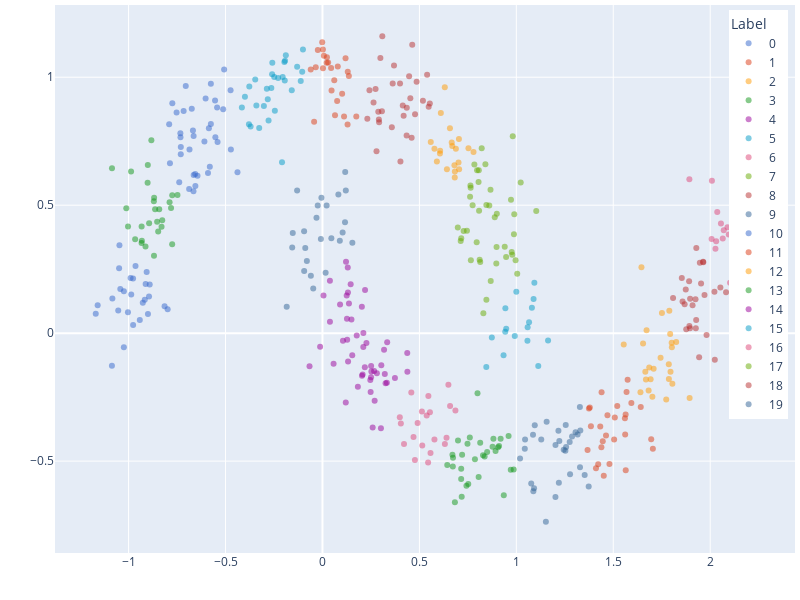

Notebook cell for this chart:
### Code cell
utils.plot_2d(df_data=df_data, color_attr="cluster_label")

### Figure 1 — Plotly figure (JSON) as saved in the notebook; plotly's stock layout.template omitted (floating-point values rounded to 4 significant figures; data arrays with more than 128 entries replaced by an {"elided": "..."} marker saying what was removed)
{"data": [{"customdata": {"elided": "37x6 mixed values"}, "hovertemplate": "<b>%{hovertext}</b><br><br>cluster_label=0<br>True Label =%{customdata[2]}<br>Noisy Label =%{customdata[3]}<br>Cluster Label =%{customdata[4]}<br>Predicted Label =%{customdata[5]}<extra></extra>", "hovertext": [84, 319, 273, 469, 132, 80, 274, 278, 426, 316, 124, 179, 76, 315, 59, 202, 112, 63, 437, 118, 72, 68, 477, 85, 406, 345, 348, 194, 418, 99, 226, 21, 223, 325, 160, 148, 411], "legendgroup": "0", "marker": {"color": "#3366CC", "opacity": 0.5, "symbol": "circle"}, "mode": "markers", "name": "0", "orientation": "v", "showlegend": true, "type": "scatter", "x": [-0.6445, -0.6859, -0.5412, -0.7162, -0.4725, -0.6654, -0.4739, -0.7308, -0.5905, -0.6741, -0.7051, -0.5524, -0.6566, -0.6877, -0.6646, -0.7866, -0.7307, -0.733, -0.7907, -0.5435, -0.6681, -0.7324, -0.6555, -0.7525, -0.6028, -0.7744, -0.7388, -0.5122, -0.5072, -0.5756, -0.554, -0.6644, -0.6089, -0.5858, -0.5811, -0.5757, -0.4384], "xaxis": "x", "y": [0.6152, 0.7173, 0.7471, 0.868, 0.7172, 0.5543, 0.9491, 0.6993, 0.6256, 0.8769, 0.966, 0.7652, 0.6215, 0.5633, 0.7702, 0.6638, 0.7271, 0.7808, 0.8162, 0.8819, 0.7914, 0.7659, 0.575, 0.8621, 0.9166, 0.8979, 0.5899, 0.8748, 1.031, 0.9742, 0.9093, 0.618, 0.7486, 0.8008, 0.6503, 0.8173, 0.6286], "yaxis": "y"}, {"customdata": {"elided": "27x6 mixed values"}, "hovertemplate": "<b>%{hovertext}</b><br><br>cluster_label=1<br>True Label =%{customdata[2]}<br>Noisy Label =%{customdata[3]}<br>Cluster Label =%{customdata[4]}<br>Predicted Label =%{customdata[5]}<extra></extra>", "hovertext": [378, 91, 55, 281, 157, 455, 491, 129, 250, 445, 147, 465, 349, 288, 20, 369, 299, 218, 69, 34, 32, 2, 266, 28, 143, 18, 256], "legendgroup": "1", "marker": {"color": "#DC3912", "opacity": 0.5, "symbol": "circle"}, "mode": "markers", "name": "1", "orientation": "v", "showlegend": true, "type": "scatter", "x": [1.56, 1.374, 1.439, 1.521, 1.696, 1.642, 1.385, 1.704, 1.564, 1.593, 1.433, 1.446, 1.422, 1.379, 1.44, 1.561, 1.564, 1.411, 1.451, 1.367, 1.47, 1.574, 1.504, 1.508, 1.48, 1.463, 1.568], "xaxis": "x", "y": [-0.333, -0.294, -0.4463, -0.2851, -0.4145, -0.2883, -0.3639, -0.4518, -0.5354, -0.2732, -0.3652, -0.4229, -0.5123, -0.2908, -0.2313, -0.3964, -0.3174, -0.5276, -0.5574, -0.4565, -0.3204, -0.1817, -0.4156, -0.3297, -0.511, -0.3999, -0.2299], "yaxis": "y"}, {"customdata": [[0, 1, 0, 1, "2", 1], [0, 1, 0, 1, "2", 0], [0, 0, 0, 0, "2", 1], [0, 0, 0, 0, "2", 0], [0, 0, 0, 0, "2", 0], [0, 0, 0, 0, "2", 0], [0, 1, 0, 1, "2", 0], [0, 0, 0, 0, "2", 0], [0, 0, 0, 0, "2", 1], [0, 0, 0, 0, "2", 1], [0, 1, 0, 1, "2", 1], [0, 1, 0, 1, "2", 1], [0, 0, 0, 0, "2", 1], [0, 0, 0, 0, "2", 1], [0, 0, 0, 0, "2", 0], [0, 1, 0, 1, "2", 1], [0, 0, 0, 0, "2", 1], [0, 1, 0, 1, "2", 1], [0, 1, 0, 1, "2", 1], [0, 0, 0, 0, "2", 1]], "hovertemplate": "<b>%{hovertext}</b><br><br>cluster_label=2<br>True Label =%{customdata[2]}<br>Noisy Label =%{customdata[3]}<br>Cluster Label =%{customdata[4]}<br>Predicted Label =%{customdata[5]}<extra></extra>", "hovertext": [303, 88, 425, 167, 192, 199, 71, 98, 360, 251, 333, 443, 232, 412, 131, 466, 346, 155, 292, 153], "legendgroup": "2", "marker": {"color": "#FF9900", "opacity": 0.5, "symbol": "circle"}, "mode": "markers", "name": "2", "orientation": "v", "showlegend": true, "type": "scatter", "x": [0.6576, 0.6069, 0.6807, 0.7048, 0.7039, 0.6309, 0.753, 0.6695, 0.606, 0.5902, 0.7018, 0.6106, 0.5587, 0.5776, 0.6666, 0.683, 0.7791, 0.6824, 0.6882, 0.6419], "xaxis": "x", "y": [0.8006, 0.7127, 0.6564, 0.64, 0.759, 0.961, 0.7223, 0.7309, 0.7021, 0.6711, 0.6672, 0.8603, 0.7467, 0.7201, 0.7451, 0.6313, 0.7073, 0.6084, 0.7201, 0.6406], "yaxis": "y"}, {"customdata": {"elided": "31x6 mixed values"}, "hovertemplate": "<b>%{hovertext}</b><br><br>cluster_label=3<br>True Label =%{customdata[2]}<br>Noisy Label =%{customdata[3]}<br>Cluster Label =%{customdata[4]}<br>Predicted Label =%{customdata[5]}<extra></extra>", "hovertext": [159, 408, 182, 356, 366, 368, 371, 308, 122, 311, 314, 150, 130, 121, 296, 52, 230, 431, 9, 456, 97, 483, 424, 74, 498, 294, 417, 92, 27, 198, 450], "legendgroup": "3", "marker": {"color": "#109618", "opacity": 0.5, "symbol": "circle"}, "mode": "markers", "name": "3", "orientation": "v", "showlegend": true, "type": "scatter", "x": [0.6437, 0.7996, 0.6723, 0.8817, 0.6831, 0.8281, 0.8774, 0.748, 0.8135, 0.9189, 0.9713, 0.9109, 0.8494, 0.7426, 0.6704, 0.8055, 0.6991, 0.9353, 0.7154, 0.8927, 0.7181, 0.96, 0.7864, 0.8363, 0.7521, 0.9863, 0.9057, 0.6734, 0.7156, 0.7202, 0.76], "xaxis": "x", "y": [-0.5151, -0.2351, -0.5213, -0.4129, -0.661, -0.4773, -0.4435, -0.4317, -0.4284, -0.4124, -0.5333, -0.4405, -0.4645, -0.5967, -0.475, -0.5624, -0.4197, -0.6334, -0.5703, -0.4603, -0.6396, -0.4017, -0.493, -0.4823, -0.5896, -0.533, -0.4455, -0.4866, -0.5294, -0.4748, -0.4078], "yaxis": "y"}, {"customdata": [[1, 1, 1, 1, "4", 1], [1, 1, 1, 1, "4", 1], [1, 1, 1, 1, "4", 1], [1, 0, 1, 0, "4", 0], [1, 1, 1, 1, "4", 1], [1, 0, 1, 0, "4", 1], [1, 0, 1, 0, "4", 1], [1, 1, 1, 1, "4", 1], [1, 0, 1, 0, "4", 1], [1, 1, 1, 1, "4", 1], [1, 1, 1, 1, "4", 1], [1, 1, 1, 1, "4", 0], [1, 0, 1, 0, "4", 0], [1, 0, 1, 0, "4", 0], [1, 1, 1, 1, "4", 1], [1, 1, 1, 1, "4", 0], [1, 1, 1, 1, "4", 0], [1, 1, 1, 1, "4", 1], [1, 1, 1, 1, "4", 0], [1, 0, 1, 0, "4", 1], [1, 0, 1, 0, "4", 1]], "hovertemplate": "<b>%{hovertext}</b><br><br>cluster_label=4<br>True Label =%{customdata[2]}<br>Noisy Label =%{customdata[3]}<br>Cluster Label =%{customdata[4]}<br>Predicted Label =%{customdata[5]}<extra></extra>", "hovertext": [470, 138, 31, 137, 318, 48, 212, 372, 221, 260, 478, 93, 105, 403, 231, 492, 114, 161, 493, 358, 336], "legendgroup": "4", "marker": {"color": "#990099", "opacity": 0.5, "symbol": "circle"}, "mode": "markers", "name": "4", "orientation": "v", "showlegend": true, "type": "scatter", "x": [-0.06676, 0.1275, 0.1263, 0.1313, -0.01216, 0.1215, 0.005335, 0.03839, 0.1366, 0.05733, 0.0386, 0.09079, 0.1249, 0.1767, 0.1495, 0.1455, 0.2031, 0.1303, 0.1057, 0.2196, 0.2108], "xaxis": "x", "y": [-0.1291, -0.02614, 0.05667, 0.159, -0.05335, 0.279, 0.1474, 0.2044, 0.1163, -0.1196, 0.04496, 0.1122, 0.1469, -0.009528, 0.05368, 0.1908, 0.1034, 0.2569, -0.02974, 0.1686, 0.0006647], "yaxis": "y"}, {"customdata": {"elided": "29x6 mixed values"}, "hovertemplate": "<b>%{hovertext}</b><br><br>cluster_label=5<br>True Label =%{customdata[2]}<br>Noisy Label =%{customdata[3]}<br>Cluster Label =%{customdata[4]}<br>Predicted Label =%{customdata[5]}<extra></extra>", "hovertext": [25, 262, 23, 323, 224, 229, 354, 480, 163, 355, 168, 208, 73, 113, 184, 79, 435, 145, 209, 57, 83, 125, 50, 317, 467, 217, 136, 398, 428], "legendgroup": "5", "marker": {"color": "#0099C6", "opacity": 0.5, "symbol": "circle"}, "mode": "markers", "name": "5", "orientation": "v", "showlegend": true, "type": "scatter", "x": [-0.2638, -0.3021, -0.4156, -0.2781, -0.2053, -0.3263, -0.2087, -0.1045, -0.3707, -0.2456, -0.189, -0.1306, -0.1966, -0.1946, -0.2821, -0.3409, -0.2598, -0.2489, -0.287, -0.3468, -0.3774, -0.2286, -0.4, -0.1007, -0.1121, -0.193, -0.3792, -0.1583, -0.2588], "xaxis": "x", "y": [0.9578, 0.8877, 0.8819, 0.8309, 1.001, 0.8012, 0.6677, 1.021, 0.8077, 0.8692, 1.086, 1.041, 1.06, 0.9873, 0.9138, 0.89, 1.012, 1.001, 0.9554, 0.9916, 0.9635, 0.9968, 0.924, 1.109, 0.9849, 1.064, 0.8159, 0.9495, 1.056], "yaxis": "y"}, {"customdata": [[1, 0, 1, 0, "6", 0], [1, 0, 1, 0, "6", 0], [1, 1, 1, 1, "6", 1], [1, 0, 1, 0, "6", 1], [1, 1, 1, 1, "6", 1], [1, 1, 1, 1, "6", 0], [1, 1, 1, 1, "6", 1], [1, 1, 1, 1, "6", 1], [1, 1, 1, 1, "6", 1], [1, 1, 1, 1, "6", 0], [1, 1, 1, 1, "6", 0], [1, 0, 1, 0, "6", 0], [1, 0, 1, 0, "6", 0], [1, 1, 1, 1, "6", 1], [1, 1, 1, 1, "6", 1], [1, 1, 1, 1, "6", 0], [1, 1, 1, 1, "6", 1]], "hovertemplate": "<b>%{hovertext}</b><br><br>cluster_label=6<br>True Label =%{customdata[2]}<br>Noisy Label =%{customdata[3]}<br>Cluster Label =%{customdata[4]}<br>Predicted Label =%{customdata[5]}<extra></extra>", "hovertext": [270, 285, 313, 215, 244, 14, 447, 442, 434, 70, 17, 394, 388, 53, 374, 496, 141], "legendgroup": "6", "marker": {"color": "#DD4477", "opacity": 0.5, "symbol": "circle"}, "mode": "markers", "name": "6", "orientation": "v", "showlegend": true, "type": "scatter", "x": [2.156, 2.07, 2.118, 2.031, 2.055, 2.036, 2.027, 1.892, 2.102, 2.153, 2.129, 2.227, 2.007, 2.065, 2.009, 2.089, 2.096], "xaxis": "x", "y": [0.4737, 0.4024, 0.4511, 0.3591, 0.4285, 0.4738, 0.3298, 0.6011, 0.1974, 0.357, 0.4654, 0.5315, 0.3682, 0.3695, 0.5955, 0.414, 0.3856], "yaxis": "y"}, {"customdata": [[0, 0, 0, 0, "7", 0], [0, 1, 0, 1, "7", 1], [0, 1, 0, 1, "7", 1], [0, 1, 0, 1, "7", 1], [0, 1, 0, 1, "7", 1], [0, 0, 0, 0, "7", 0], [0, 1, 0, 1, "7", 0], [0, 0, 0, 0, "7", 1], [0, 1, 0, 1, "7", 0], [0, 1, 0, 1, "7", 1], [0, 0, 0, 0, "7", 0], [0, 1, 0, 1, "7", 0], [0, 0, 0, 0, "7", 1], [0, 1, 0, 1, "7", 0], [0, 0, 0, 0, "7", 1], [0, 0, 0, 0, "7", 1], [0, 1, 0, 1, "7", 1]], "hovertemplate": "<b>%{hovertext}</b><br><br>cluster_label=7<br>True Label =%{customdata[2]}<br>Noisy Label =%{customdata[3]}<br>Cluster Label =%{customdata[4]}<br>Predicted Label =%{customdata[5]}<extra></extra>", "hovertext": [170, 38, 40, 462, 375, 100, 22, 293, 108, 416, 169, 109, 254, 117, 246, 321, 39], "legendgroup": "7", "marker": {"color": "#66AA00", "opacity": 0.5, "symbol": "circle"}, "mode": "markers", "name": "7", "orientation": "v", "showlegend": true, "type": "scatter", "x": [0.9877, 0.8298, 0.8967, 0.9761, 0.9401, 0.9473, 0.898, 0.7654, 0.8455, 0.996, 1.103, 0.8678, 1.005, 0.8137, 0.8107, 0.9894, 0.9789], "xaxis": "x", "y": [0.386, 0.0775, 0.2721, 0.3166, 0.3379, 0.2971, 0.3367, 0.285, 0.1303, 0.2845, 0.4772, 0.2036, 0.232, 0.2779, 0.2864, 0.4646, 0.306], "yaxis": "y"}, {"customdata": {"elided": "30x6 mixed values"}, "hovertemplate": "<b>%{hovertext}</b><br><br>cluster_label=8<br>True Label =%{customdata[2]}<br>Noisy Label =%{customdata[3]}<br>Cluster Label =%{customdata[4]}<br>Predicted Label =%{customdata[5]}<extra></extra>", "hovertext": [459, 495, 235, 29, 485, 49, 486, 12, 11, 494, 255, 36, 24, 289, 301, 166, 338, 134, 377, 110, 307, 305, 297, 96, 0, 429, 421, 197, 414, 196], "legendgroup": "8", "marker": {"color": "#B82E2E", "opacity": 0.5, "symbol": "circle"}, "mode": "markers", "name": "8", "orientation": "v", "showlegend": true, "type": "scatter", "x": [0.2879, 0.4856, 0.3622, 0.5397, 0.5478, 0.4532, 0.4142, 0.5181, 0.2787, 0.2739, 0.4342, 0.5538, 0.4775, 0.3086, 0.4348, 0.4022, 0.463, 0.2424, 0.3578, 0.369, 0.4469, 0.4187, 0.46, 0.2921, 0.3067, 0.2315, 0.4001, 0.2634, 0.291, 0.2987], "xaxis": "x", "y": [0.8654, 0.9821, 0.975, 1.009, 0.8849, 0.9174, 0.8895, 0.9081, 0.7105, 0.9536, 0.7722, 0.897, 0.855, 1.16, 0.881, 0.6706, 1.127, 0.9488, 0.805, 1.046, 1.004, 0.8495, 0.764, 0.824, 0.8675, 0.8382, 0.9755, 0.9013, 0.8347, 1.075], "yaxis": "y"}, {"customdata": {"elided": "30x6 mixed values"}, "hovertemplate": "<b>%{hovertext}</b><br><br>cluster_label=9<br>True Label =%{customdata[2]}<br>Noisy Label =%{customdata[3]}<br>Cluster Label =%{customdata[4]}<br>Predicted Label =%{customdata[5]}<extra></extra>", "hovertext": [476, 328, 497, 253, 295, 396, 490, 474, 267, 448, 261, 401, 407, 245, 291, 249, 203, 81, 181, 30, 56, 190, 75, 237, 238, 193, 4, 95, 89, 41], "legendgroup": "9", "marker": {"color": "#316395", "opacity": 0.5, "symbol": "circle"}, "mode": "markers", "name": "9", "orientation": "v", "showlegend": true, "type": "scatter", "x": [1.306, 1.287, 1.202, 1.328, 1.257, 1.091, 1.202, 1.316, 1.328, 1.129, 1.019, 1.219, 1.255, 1.244, 1.222, 1.086, 1.156, 1.253, 1.275, 1.045, 1.373, 1.044, 1.077, 1.33, 1.088, 1.277, 1.217, 1.095, 1.152, 1.352], "xaxis": "x", "y": [-0.3869, -0.4035, -0.6402, -0.2887, -0.4446, -0.6057, -0.4375, -0.3965, -0.5236, -0.4154, -0.4903, -0.5846, -0.3585, -0.4554, -0.4216, -0.3972, -0.3467, -0.4598, -0.4257, -0.4159, -0.5993, -0.4515, -0.5879, -0.3807, -0.618, -0.5515, -0.3811, -0.3598, -0.7373, -0.5539], "yaxis": "y"}, {"customdata": {"elided": "26x6 mixed values"}, "hovertemplate": "<b>%{hovertext}</b><br><br>cluster_label=10<br>True Label =%{customdata[2]}<br>Noisy Label =%{customdata[3]}<br>Cluster Label =%{customdata[4]}<br>Predicted Label =%{customdata[5]}<extra></extra>", "hovertext": [178, 272, 430, 111, 309, 186, 471, 10, 154, 213, 380, 200, 65, 248, 151, 239, 458, 365, 60, 204, 228, 264, 126, 438, 436, 444], "legendgroup": "10", "marker": {"color": "#3366CC", "opacity": 0.5, "symbol": "circle"}, "mode": "markers", "name": "10", "orientation": "v", "showlegend": true, "type": "scatter", "x": [-0.9769, -0.9423, -0.8144, -0.9898, -1.043, -1.003, -1.024, -1.169, -1.053, -0.8946, -0.9865, -0.9068, -1.049, -1.024, -0.9002, -0.9643, -0.7986, -0.8911, -0.9121, -1.084, -1.047, -1.086, -1.16, -0.9268, -0.9165, -0.9767], "xaxis": "x", "y": [0.2137, 0.05149, 0.1049, 0.2157, 0.1724, 0.08155, 0.1641, 0.07532, 0.08839, 0.1437, 0.1509, 0.2387, 0.254, -0.05489, 0.07517, 0.2626, 0.09297, 0.1901, 0.1917, 0.1358, 0.3432, -0.1271, 0.1089, 0.119, 0.1303, 0.03213], "yaxis": "y"}, {"customdata": {"elided": "24x6 mixed values"}, "hovertemplate": "<b>%{hovertext}</b><br><br>cluster_label=11<br>True Label =%{customdata[2]}<br>Noisy Label =%{customdata[3]}<br>Cluster Label =%{customdata[4]}<br>Predicted Label =%{customdata[5]}<extra></extra>", "hovertext": [185, 115, 329, 127, 33, 149, 386, 353, 123, 347, 433, 240, 265, 207, 216, 463, 214, 276, 422, 46, 66, 7, 280, 427], "legendgroup": "11", "marker": {"color": "#DC3912", "opacity": 0.5, "symbol": "circle"}, "mode": "markers", "name": "11", "orientation": "v", "showlegend": true, "type": "scatter", "x": [0.02931, 0.0757, 0.119, 0.02293, 0.07895, 0.002275, 0.1744, 0.002644, -0.06063, 0.1361, 0.1113, 0.02166, 0.04464, -0.04313, 0.1015, -0.02393, 0.1295, 0.06469, 0.007242, 0.1304, 0.04686, 0.06088, -0.001329, -0.03464], "xaxis": "x", "y": [1.058, 0.9076, 1.075, 1.078, 1.042, 1.108, 0.847, 1.035, 1.03, 1.005, 0.8469, 1.056, 1.036, 0.8263, 0.9356, 1.107, 0.8151, 0.8514, 1.084, 1.022, 0.9483, 0.9881, 1.137, 1.039], "yaxis": "y"}, {"customdata": {"elided": "25x6 mixed values"}, "hovertemplate": "<b>%{hovertext}</b><br><br>cluster_label=12<br>True Label =%{customdata[2]}<br>Noisy Label =%{customdata[3]}<br>Cluster Label =%{customdata[4]}<br>Predicted Label =%{customdata[5]}<extra></extra>", "hovertext": [290, 487, 258, 225, 364, 142, 359, 54, 340, 343, 373, 269, 120, 413, 42, 302, 174, 188, 489, 397, 479, 282, 390, 385, 284], "legendgroup": "12", "marker": {"color": "#FF9900", "opacity": 0.5, "symbol": "circle"}, "mode": "markers", "name": "12", "orientation": "v", "showlegend": true, "type": "scatter", "x": [1.789, 1.805, 1.894, 1.64, 1.795, 1.773, 1.786, 1.672, 1.708, 1.693, 1.824, 1.645, 1.554, 1.654, 1.682, 1.751, 1.793, 1.665, 1.685, 1.702, 1.744, 1.787, 1.802, 1.668, 1.801], "xaxis": "x", "y": [0.08784, -0.1973, -0.2539, -0.2309, -0.1513, -0.2593, -0.122, 0.01105, -0.1391, -0.18, -0.03461, 0.2574, -0.04455, -0.0405, -0.2242, 0.07837, -0.003475, -0.1507, -0.1341, -0.2488, -0.09592, -0.1792, -0.0551, -0.1807, -0.03742], "yaxis": "y"}, {"customdata": {"elided": "27x6 mixed values"}, "hovertemplate": "<b>%{hovertext}</b><br><br>cluster_label=13<br>True Label =%{customdata[2]}<br>Noisy Label =%{customdata[3]}<br>Cluster Label =%{customdata[4]}<br>Predicted Label =%{customdata[5]}<extra></extra>", "hovertext": [370, 351, 44, 47, 415, 103, 146, 402, 26, 62, 472, 376, 58, 454, 162, 180, 320, 263, 176, 310, 15, 342, 300, 481, 175, 3, 327], "legendgroup": "13", "marker": {"color": "#109618", "opacity": 0.5, "symbol": "circle"}, "mode": "markers", "name": "13", "orientation": "v", "showlegend": true, "type": "scatter", "x": [-0.9009, -0.8529, -0.8301, -0.775, -0.7886, -1.086, -0.8421, -0.9329, -0.869, -0.8826, -0.9316, -0.8697, -0.8265, -0.7479, -0.9332, -0.8474, -0.7753, -0.9128, -0.9662, -0.8684, -1.003, -0.9873, -1.012, -0.902, -0.8633, -0.8942, -0.7811], "xaxis": "x", "y": [0.6565, 0.4358, 0.4154, 0.539, 0.511, 0.6441, 0.4843, 0.4163, 0.3028, 0.7536, 0.3608, 0.5157, 0.4415, 0.5401, 0.3522, 0.3972, 0.3471, 0.3388, 0.3667, 0.5295, 0.4165, 0.6312, 0.4884, 0.5875, 0.484, 0.4294, 0.489], "yaxis": "y"}, {"customdata": {"elided": "28x6 mixed values"}, "hovertemplate": "<b>%{hovertext}</b><br><br>cluster_label=14<br>True Label =%{customdata[2]}<br>Noisy Label =%{customdata[3]}<br>Cluster Label =%{customdata[4]}<br>Predicted Label =%{customdata[5]}<extra></extra>", "hovertext": [275, 37, 277, 77, 107, 312, 82, 423, 210, 468, 286, 187, 156, 104, 78, 322, 461, 432, 457, 352, 341, 252, 144, 440, 439, 5, 201, 135], "legendgroup": "14", "marker": {"color": "#990099", "opacity": 0.5, "symbol": "circle"}, "mode": "markers", "name": "14", "orientation": "v", "showlegend": true, "type": "scatter", "x": [0.1536, 0.2522, 0.3737, 0.251, 0.2072, 0.2806, 0.2107, 0.1202, 0.2185, 0.2589, 0.4373, 0.3256, 0.3215, 0.3034, 0.2664, 0.1826, 0.3321, 0.2468, 0.2506, 0.438, 0.2268, 0.132, 0.3016, 0.3338, 0.2485, 0.2039, 0.2691, 0.3177], "xaxis": "x", "y": [-0.08645, -0.1494, -0.1749, -0.128, -0.1619, -0.1565, -0.05368, -0.2712, -0.1335, -0.3683, -0.07754, -0.1956, -0.16, -0.125, -0.1479, -0.2096, -0.1939, -0.1834, -0.1721, -0.1511, -0.03889, -0.1105, -0.3714, -0.03509, -0.23, -0.1661, -0.2645, -0.06493], "yaxis": "y"}, {"customdata": [[0, 0, 0, 0, "15", 1], [0, 0, 0, 0, "15", 1], [0, 0, 0, 0, "15", 0], [0, 0, 0, 0, "15", 0], [0, 0, 0, 0, "15", 0], [0, 0, 0, 0, "15", 0], [0, 1, 0, 1, "15", 0], [0, 1, 0, 1, "15", 1], [0, 1, 0, 1, "15", 1], [0, 1, 0, 1, "15", 0], [0, 0, 0, 0, "15", 0], [0, 0, 0, 0, "15", 0], [0, 0, 0, 0, "15", 1], [0, 1, 0, 1, "15", 0], [0, 1, 0, 1, "15", 0], [0, 0, 0, 0, "15", 0]], "hovertemplate": "<b>%{hovertext}</b><br><br>cluster_label=15<br>True Label =%{customdata[2]}<br>Noisy Label =%{customdata[3]}<br>Cluster Label =%{customdata[4]}<br>Predicted Label =%{customdata[5]}<extra></extra>", "hovertext": [409, 206, 205, 90, 404, 287, 400, 304, 475, 383, 173, 64, 363, 484, 389, 6], "legendgroup": "15", "marker": {"color": "#0099C6", "opacity": 0.5, "symbol": "circle"}, "mode": "markers", "name": "15", "orientation": "v", "showlegend": true, "type": "scatter", "x": [1.057, 1.058, 0.9999, 1.164, 1.089, 1.113, 1.08, 0.9434, 0.9919, 1.066, 0.845, 0.8736, 0.9477, 0.9427, 0.934, 1.093], "xaxis": "x", "y": [-0.02961, 0.02288, 0.1622, -0.02911, 0.1333, -0.1283, 0.09906, 0.09716, -0.01112, 0.04213, -0.132, -0.01676, 0.01742, 0.005377, -0.08602, 0.1973], "yaxis": "y"}, {"customdata": [[1, 1, 1, 1, "16", 1], [1, 1, 1, 1, "16", 1], [1, 1, 1, 1, "16", 1], [1, 0, 1, 0, "16", 0], [1, 1, 1, 1, "16", 1], [1, 1, 1, 1, "16", 1], [1, 0, 1, 0, "16", 0], [1, 1, 1, 1, "16", 0], [1, 1, 1, 1, "16", 0], [1, 0, 1, 0, "16", 0], [1, 1, 1, 1, "16", 0], [1, 0, 1, 0, "16", 1], [1, 1, 1, 1, "16", 1], [1, 1, 1, 1, "16", 0], [1, 0, 1, 0, "16", 0], [1, 0, 1, 0, "16", 0], [1, 0, 1, 0, "16", 1], [1, 1, 1, 1, "16", 1], [1, 1, 1, 1, "16", 1], [1, 0, 1, 0, "16", 0]], "hovertemplate": "<b>%{hovertext}</b><br><br>cluster_label=16<br>True Label =%{customdata[2]}<br>Noisy Label =%{customdata[3]}<br>Cluster Label =%{customdata[4]}<br>Predicted Label =%{customdata[5]}<extra></extra>", "hovertext": [236, 222, 219, 271, 441, 464, 87, 19, 128, 379, 381, 331, 164, 488, 16, 391, 357, 298, 350, 395], "legendgroup": "16", "marker": {"color": "#DD4477", "opacity": 0.5, "symbol": "circle"}, "mode": "markers", "name": "16", "orientation": "v", "showlegend": true, "type": "scatter", "x": [0.5463, 0.5448, 0.4696, 0.4043, 0.5776, 0.4768, 0.3988, 0.6495, 0.6398, 0.6858, 0.5542, 0.5376, 0.5129, 0.6315, 0.5147, 0.4583, 0.4907, 0.4206, 0.5573, 0.6582], "xaxis": "x", "y": [-0.2456, -0.5057, -0.4062, -0.3526, -0.4155, -0.4955, -0.3283, -0.2016, -0.4084, -0.302, -0.309, -0.3221, -0.3059, -0.4332, -0.4387, -0.2317, -0.3506, -0.4334, -0.468, -0.2842], "yaxis": "y"}, {"customdata": {"elided": "25x6 mixed values"}, "hovertemplate": "<b>%{hovertext}</b><br><br>cluster_label=17<br>True Label =%{customdata[2]}<br>Noisy Label =%{customdata[3]}<br>Cluster Label =%{customdata[4]}<br>Predicted Label =%{customdata[5]}<extra></extra>", "hovertext": [257, 227, 330, 233, 61, 234, 335, 334, 35, 268, 195, 172, 101, 324, 384, 177, 8, 119, 283, 393, 171, 419, 399, 189, 102], "legendgroup": "17", "marker": {"color": "#66AA00", "opacity": 0.5, "symbol": "circle"}, "mode": "markers", "name": "17", "orientation": "v", "showlegend": true, "type": "scatter", "x": [0.8887, 0.698, 0.7453, 0.8078, 0.8667, 0.7613, 0.7973, 0.7281, 0.7835, 0.7745, 0.9724, 0.7955, 0.7644, 0.7633, 0.8404, 0.8454, 0.713, 0.8605, 0.8214, 0.8051, 1.023, 0.8065, 0.9815, 0.8993, 0.7156], "xaxis": "x", "y": [0.4527, 0.4126, 0.3997, 0.4779, 0.5602, 0.5334, 0.6363, 0.3995, 0.6592, 0.4998, 0.5216, 0.355, 0.5684, 0.5765, 0.6603, 0.501, 0.3601, 0.4987, 0.722, 0.5908, 0.5882, 0.6365, 0.7698, 0.4666, 0.3706], "yaxis": "y"}, {"customdata": {"elided": "26x6 mixed values"}, "hovertemplate": "<b>%{hovertext}</b><br><br>cluster_label=18<br>True Label =%{customdata[2]}<br>Noisy Label =%{customdata[3]}<br>Cluster Label =%{customdata[4]}<br>Predicted Label =%{customdata[5]}<extra></extra>", "hovertext": [51, 473, 43, 482, 45, 242, 211, 326, 306, 133, 243, 382, 191, 339, 116, 106, 453, 158, 259, 420, 247, 67, 241, 449, 451, 140], "legendgroup": "18", "marker": {"color": "#B82E2E", "opacity": 0.5, "symbol": "circle"}, "mode": "markers", "name": "18", "orientation": "v", "showlegend": true, "type": "scatter", "x": [1.953, 1.928, 1.874, 1.857, 1.924, 1.853, 1.926, 1.891, 2.022, 2.052, 1.893, 1.909, 1.896, 2.024, 1.868, 2.082, 1.947, 1.963, 1.971, 1.928, 1.876, 1.981, 1.896, 1.964, 1.943, 1.808], "xaxis": "x", "y": [0.1942, 0.05118, 0.1703, 0.1235, 0.1324, 0.2159, 0.01878, 0.203, 0.162, 0.1784, 0.02805, 0.1093, 0.01882, -0.1036, 0.1131, 0.1602, 0.2755, 0.2789, 0.1495, 0.3331, 0.01554, -0.007323, 0.1348, 0.2774, -0.09399, 0.1374], "yaxis": "y"}, {"customdata": {"elided": "24x6 mixed values"}, "hovertemplate": "<b>%{hovertext}</b><br><br>cluster_label=19<br>True Label =%{customdata[2]}<br>Noisy Label =%{customdata[3]}<br>Cluster Label =%{customdata[4]}<br>Predicted Label =%{customdata[5]}<extra></extra>", "hovertext": [332, 13, 452, 279, 220, 1, 183, 165, 362, 344, 152, 361, 367, 139, 387, 392, 405, 410, 94, 86, 460, 446, 337, 499], "legendgroup": "19", "marker": {"color": "#316395", "opacity": 0.5, "symbol": "circle"}, "mode": "markers", "name": "19", "orientation": "v", "showlegend": true, "type": "scatter", "x": [0.02133, -0.0887, -0.09445, 0.1203, -0.03093, -0.1532, -0.02445, -0.1307, 0.104, 0.1541, 0.01628, -0.08058, -0.1561, 0.0821, -0.005487, 0.04581, -0.1844, -0.04768, 0.1173, -0.09478, 0.08956, -0.05987, 0.1162, -0.008151], "xaxis": "x", "y": [0.4987, 0.3322, 0.2429, 0.5576, 0.4513, 0.3916, 0.4989, 0.5569, 0.3932, 0.3531, 0.2357, 0.2823, 0.3347, 0.5419, 0.5287, 0.3713, 0.1034, 0.1748, 0.6298, 0.3979, 0.3606, 0.2246, 0.4335, 0.3681], "yaxis": "y"}], "layout": {"autosize": false, "height": 600, "legend": {"title": {"text": "Label"}, "tracegroupgap": 0, "x": 0.99, "xanchor": "right", "y": 0.99, "yanchor": "top"}, "margin": {"b": 5, "l": 5, "r": 5, "t": 5}, "width": 800, "xaxis": {"anchor": "y", "autorange": true, "domain": [0, 1], "range": [-1.38, 2.438], "showticklabels": true, "title": {"text": ""}, "type": "linear"}, "yaxis": {"anchor": "x", "autorange": true, "domain": [0, 1], "range": [-0.859, 1.282], "showticklabels": true, "title": {"text": ""}, "type": "linear"}}}
